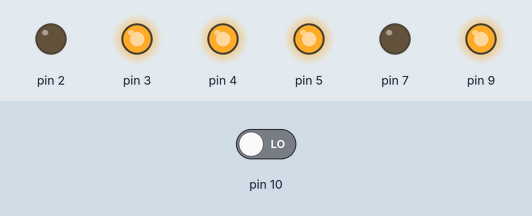
Recording of a sketch running on a simulated Arduino Uno, built with avr-gcc and run on an emulated ATmega328P. On the bench: output pins drawn as LEDs (lit = HIGH). The inputs (shaded band) are chosen by the test bench; at power-on: pin 10 LOW. Pins used as bus, display or sensor lines are not drawn; what the sketch prints to the serial monitor is not drawn.

Above: at 1.2 s.
At 5.2 s:
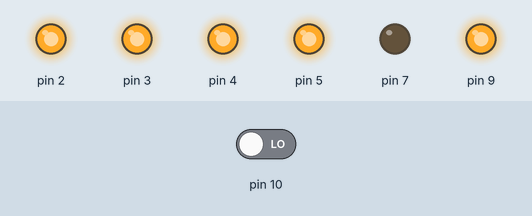
At 9.2 s:
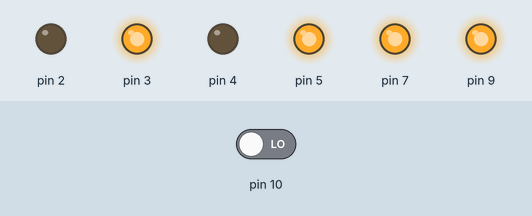
At 11.3 s:
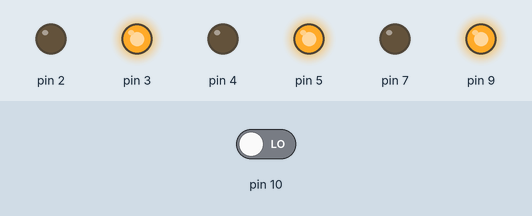
Timing chart, 0 to 14.1 s (numbered marks = the images above):
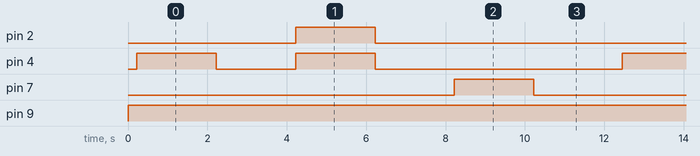

Measured:
- by itself, pin 2, pin 7: alternates HIGH for 2.0 s and LOW for 10.2 s
- by itself, pin 4: repeats every 12.2 s: LOW 2.0 s, HIGH 2.0 s, LOW 6.2 s, HIGH 2.0 s
- by itself, pin 9: LOW → HIGH at 0.00 s

The sketch:

dc_Motor_control_uno1.ino
```cpp
#include "MotorDriver.h"
#include "UltrasonicSensor.h"


MotorDriver car(1,2,4,7,3,5);
UltrasonicSensor sensor(9 , 10);
void setup() {
  car.initPins();
  car.setSpeed(255);
  Serial.begin(9600);

  sensor.initPins();
}
void loop() {

  Serial.println(sensor.readCm());
  delay(200);

 car.moveForward();
  delay(2000);
    car.stopRobot();
   delay(2000);

  car.turnRight();
  delay(2000);
    car.stopRobot();
   delay(2000);

  car.turnLeft();
  delay(2000);
   car.stopRobot();
  delay(2000);


}
```

UltrasonicSensor.cpp
```cpp
#include"UltrasonicSensor.h"

UltrasonicSensor::UltrasonicSensor(uint8_t t, uint8_t e) : trig(t) ,echo(e) {};


void UltrasonicSensor::initPins(){
  pinMode(trig , OUTPUT);
  pinMode(echo , INPUT);
};

float UltrasonicSensor::readCm(){

  digitalWrite(trig , LOW);
  delayMicroseconds(2);

  digitalWrite(trig, HIGH);
    delayMicroseconds(10);

  long us = pulseIn(echo , HIGH , 25000 );
  if(us ==0)
    return 999;
  return us * 0.0343f /2;

};
```

UltrasonicSensor.h
```cpp
#pragma once
#include <Arduino.h>


class UltrasonicSensor{

  private:

  uint8_t trig ;
  uint8_t echo ;
  public:
  UltrasonicSensor(uint8_t t, uint8_t e);
   void initPins();
   float readCm();
};
```

MotorDriver.cpp
```cpp
#include "MotorDriver.h"

MotorDriver::MotorDriver(int rFwd, int rBwd, int lFwd, int lBwd, int speedA, int speedB) {
  rightMotorForward = rFwd;
  rightMotorBackward = rBwd;
  leftMotorForward = lFwd;
  leftMotorBackward = lBwd;

  pinSpeedA = speedA;
  pinSpeedB = speedB;
}

void MotorDriver::initPins() {
  pinMode(rightMotorForward, OUTPUT);
  pinMode(rightMotorBackward, OUTPUT);
  pinMode(leftMotorForward, OUTPUT);
  pinMode(leftMotorBackward, OUTPUT);
  pinMode(pinSpeedA, OUTPUT);
  pinMode(pinSpeedB, OUTPUT);
}

void MotorDriver::setSpeed(int speed) {
  analogWrite(pinSpeedA, speed);
  analogWrite(pinSpeedB, speed);
}

void MotorDriver::moveForward() {
  digitalWrite(rightMotorForward, HIGH);
  digitalWrite(rightMotorBackward, LOW);
  digitalWrite(leftMotorForward, HIGH);
  digitalWrite(leftMotorBackward, LOW);
}

void MotorDriver::turnRight() {
  digitalWrite(rightMotorForward, LOW);
  digitalWrite(rightMotorBackward, HIGH);
  digitalWrite(leftMotorForward, HIGH);
  digitalWrite(leftMotorBackward, LOW);
}

void MotorDriver::turnLeft() {
  digitalWrite(rightMotorForward, HIGH);
  digitalWrite(rightMotorBackward, LOW);
  digitalWrite(leftMotorForward, LOW);
  digitalWrite(leftMotorBackward, HIGH);
}

void MotorDriver::stopRobot() {
  digitalWrite(rightMotorForward, LOW);
  digitalWrite(rightMotorBackward, LOW);
  digitalWrite(leftMotorForward, LOW);
  digitalWrite(leftMotorBackward, LOW);
}
```

MotorDriver.h
```cpp
#pragma once

#include <Arduino.h>

class MotorDriver {
  private:
    int rightMotorForward;
    int rightMotorBackward;
    int leftMotorForward;
    int leftMotorBackward;
    int pinSpeedA;
    int pinSpeedB;

  public:
    MotorDriver(int rFwd, int rBwd, int lFwd, int lBwd, int speedA, int speedB);

    void initPins();
    void setSpeed(int speed);
    void moveForward();
    void turnRight();
    void turnLeft();
    void stopRobot();
};
```
